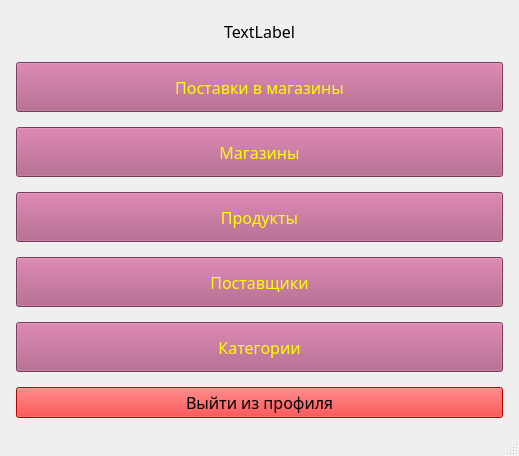
<?xml version="1.0" encoding="UTF-8"?>
<ui version="4.0">
 <class>MainWindow</class>
 <widget class="QMainWindow" name="MainWindow">
  <property name="geometry">
   <rect>
    <x>0</x>
    <y>0</y>
    <width>519</width>
    <height>456</height>
   </rect>
  </property>
  <property name="windowTitle">
   <string>MainWindow</string>
  </property>
  <widget class="QWidget" name="centralwidget">
   <property name="font">
    <font>
     <family>Candara</family>
     <pointsize>12</pointsize>
    </font>
   </property>
   <layout class="QVBoxLayout" name="verticalLayout">
    <property name="spacing">
     <number>15</number>
    </property>
    <property name="leftMargin">
     <number>16</number>
    </property>
    <property name="topMargin">
     <number>16</number>
    </property>
    <property name="rightMargin">
     <number>16</number>
    </property>
    <property name="bottomMargin">
     <number>16</number>
    </property>
    <item>
     <widget class="QLabel" name="label_2">
      <property name="styleSheet">
       <string notr="true">color: RGB(36, 50, 56);</string>
      </property>
      <property name="text">
       <string>&lt;html&gt;&lt;head/&gt;&lt;body&gt;&lt;p align=&quot;center&quot;&gt;TextLabel&lt;/p&gt;&lt;/body&gt;&lt;/html&gt;</string>
      </property>
     </widget>
    </item>
    <item>
     <widget class="QPushButton" name="pushButton_4">
      <property name="minimumSize">
       <size>
        <width>0</width>
        <height>50</height>
       </size>
      </property>
      <property name="font">
       <font>
        <family>Candara</family>
        <pointsize>12</pointsize>
       </font>
      </property>
      <property name="styleSheet">
       <string notr="true">color:rgb(255, 255, 0);
background-color:rgb(170, 85, 127);
</string>
      </property>
      <property name="text">
       <string>Поставки в магазины</string>
      </property>
     </widget>
    </item>
    <item>
     <widget class="QPushButton" name="pushButton_6">
      <property name="minimumSize">
       <size>
        <width>0</width>
        <height>50</height>
       </size>
      </property>
      <property name="font">
       <font>
        <family>Candara</family>
        <pointsize>12</pointsize>
       </font>
      </property>
      <property name="styleSheet">
       <string notr="true">color:rgb(255, 255, 0);
background-color:rgb(170, 85, 127);</string>
      </property>
      <property name="text">
       <string>Магазины</string>
      </property>
     </widget>
    </item>
    <item>
     <widget class="QPushButton" name="pushButton">
      <property name="minimumSize">
       <size>
        <width>0</width>
        <height>50</height>
       </size>
      </property>
      <property name="font">
       <font>
        <family>Candara</family>
        <pointsize>12</pointsize>
       </font>
      </property>
      <property name="styleSheet">
       <string notr="true">color:rgb(255, 255, 0);
background-color:rgb(170, 85, 127);
</string>
      </property>
      <property name="text">
       <string>Продукты</string>
      </property>
     </widget>
    </item>
    <item>
     <widget class="QPushButton" name="pushButton_2">
      <property name="minimumSize">
       <size>
        <width>0</width>
        <height>50</height>
       </size>
      </property>
      <property name="font">
       <font>
        <family>Candara</family>
        <pointsize>12</pointsize>
       </font>
      </property>
      <property name="styleSheet">
       <string notr="true">color:rgb(255, 255, 0);
background-color:rgb(170, 85, 127);</string>
      </property>
      <property name="text">
       <string>Поставщики</string>
      </property>
     </widget>
    </item>
    <item>
     <widget class="QPushButton" name="pushButton_3">
      <property name="minimumSize">
       <size>
        <width>0</width>
        <height>50</height>
       </size>
      </property>
      <property name="font">
       <font>
        <family>Candara</family>
        <pointsize>12</pointsize>
       </font>
      </property>
      <property name="styleSheet">
       <string notr="true">color:rgb(255, 255, 0);
background-color:rgb(170, 85, 127);</string>
      </property>
      <property name="text">
       <string>Категории</string>
      </property>
     </widget>
    </item>
    <item>
     <widget class="QPushButton" name="pushButton_5">
      <property name="font">
       <font>
        <family>Candara</family>
        <pointsize>12</pointsize>
       </font>
      </property>
      <property name="styleSheet">
       <string notr="true">color:RGB(36, 50, 56);
font-family: Candara;
background-color:red;
</string>
      </property>
      <property name="text">
       <string>Выйти из профиля</string>
      </property>
     </widget>
    </item>
   </layout>
  </widget>
  <widget class="QMenuBar" name="menubar">
   <property name="geometry">
    <rect>
     <x>0</x>
     <y>0</y>
     <width>519</width>
     <height>21</height>
    </rect>
   </property>
  </widget>
  <widget class="QStatusBar" name="statusbar"/>
 </widget>
 <resources/>
 <connections/>
</ui>
